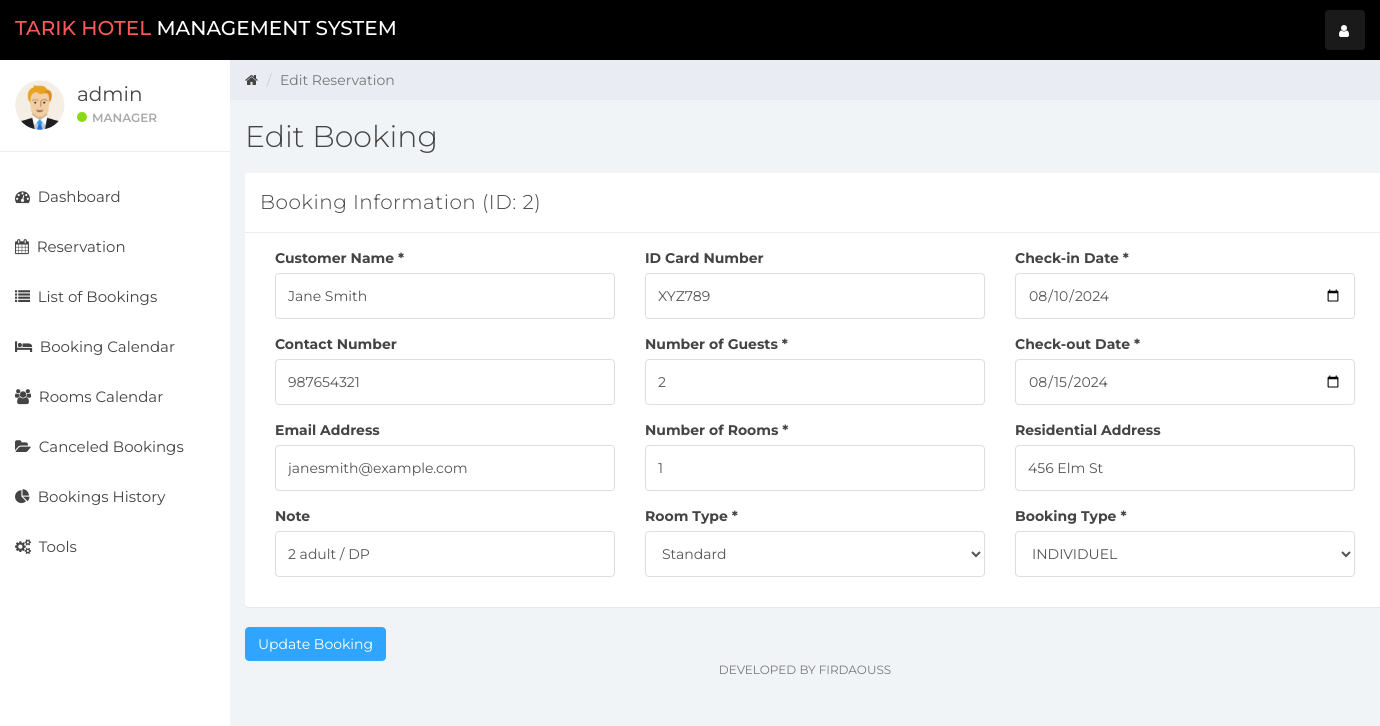
Page /index.php?edit_reservation&booking_id=2 (signed in) on the committed database.
### tables this page shows
CREATE TABLE `user` (
  `id` int(11) NOT NULL,
  `name` varchar(100) NOT NULL,
  `username` varchar(15) NOT NULL,
  `email` varchar(100) NOT NULL,
  `password` varchar(100) NOT NULL,
  `created_at` timestamp NOT NULL DEFAULT current_timestamp()
);

CREATE TABLE `bookings` (
  `booking_id` int(11) NOT NULL,
  `user_id` int(11) NOT NULL,
  `customer_name` varchar(100) NOT NULL,
  `contact_no` varchar(20) NOT NULL,
  `email` varchar(100) NOT NULL,
  `id_card` varchar(50) NOT NULL,
  `address` varchar(255) NOT NULL,
  `checkin_date` date NOT NULL,
  `checkout_date` date NOT NULL,
  `rooms` int(11) NOT NULL,
  `guests` int(11) NOT NULL,
  `booking_date` timestamp NOT NULL DEFAULT current_timestamp(),
  `note` varchar(100) DEFAULT NULL,
  `booking_type_id` int(11) DEFAULT NULL,
  `room_type` varchar(100) DEFAULT NULL
);

### edit_reservation.php (the view, shortened to what this page needs)
<?php
include_once 'db.php';
$booking_id = $_GET['booking_id'];
$query = "SELECT * FROM bookings WHERE booking_id = ?";
$stmt = $connection->prepare($query);
$stmt->bind_param("i", $booking_id);
$stmt->execute();
$result = $stmt->get_result();
$booking = $result->fetch_assoc();
$booking_types_query = "SELECT id, type_name FROM booking_types";
$booking_types_result = mysqli_query($connection, $booking_types_query);
$booking_types = [];
if (mysqli_num_rows($booking_types_result) > 0) {
    while ($row = mysqli_fetch_assoc($booking_types_result)) {
        $booking_types[] = $row;
    }
}
?>
<div class="col-sm-9 col-sm-offset-3 col-lg-10 col-lg-offset-2 main">
    <div class="row">
        <ol class="breadcrumb">
            <li><a href="#"><em class="fa fa-home"></em></a></li>
            <li class="active">Edit Reservation</li>
        </ol>
    </div>
    <div class="row">
        <div class="container">
            <h2>Edit Booking</h2>
            <form id="bookingForm" method="post" action="edit_reservation.php?booking_id=<?php echo $booking_id; ?>">
                <div class="panel panel-default">
                <div class="panel-heading">Booking Information (ID: <?php echo $booking_id ?>)</div>
                    <div class="panel-body">
                        <div class="col-md-4">
                            <div class="form-group">
                                <label for="customer_name">Customer Name *</label>
                                <input type="text" class="form-control" id="customer_name" name="customer_name" value="<?php echo htmlspecialchars($booking['customer_name']); ?>" required>
                            </div>
                            <div class="form-group">
                                <label for="contact_no">Contact Number</label>
                                <input type="text" class="form-control" id="contact_no" name="contact_no" value="<?php echo htmlspecialchars($booking['contact_no']); ?>">
                            </div>
                            <div class="form-group">
                                <label for="email">Email Address</label>
                                <input type="email" class="form-control" id="email" name="email" value="<?php echo htmlspecialchars($booking['email']); ?>">
                            </div>
                        </div>
                        <div class="col-md-4">
                            <div class="form-group">
                                <label for="id_card">ID Card Number</label>
                                <input type="text" class="form-control" id="id_card" name="id_card" value="<?php echo htmlspecialchars($booking['id_card']); ?>">
                            </div>
                            <div class="form-group">
                                <label for="guest_s">Number of Guests *</label>
                                <input type="number" class="form-control" id="guest_s" name="guest_s" min="1" value="<?php echo htmlspecialchars($booking['guests']); ?>" required>
                            </div>
                            <div class="form-group">
                                <label for="room_s">Number of Rooms *</label>
                                <input type="number" class="form-control" id="room_s" name="room_s" min="1" value="<?php echo htmlspecialchars($booking['rooms']); ?>" required>
                            </div>
                        </div>
                        <div class="col-md-4">
                            <div class="form-group">
                                <label for="checkin_date">Check-in Date *</label>
                                <input type="date" class="form-control" id="checkin_date" name="checkin_date" value="<?php echo $booking['checkin_date']; ?>" required>
                            </div>
                            <div class="form-group">
                                <label for="checkout_date">Check-out Date *</label>
                                <input type="date" class="form-control" id="checkout_date" name="checkout_date" value="<?php echo $booking['checkout_date']; ?>" required>
                            </div>
                            <div class="form-group">
                                <label for="address">Residential Address</label>
                                <input type="text" class="form-control" id="address" name="address" value="<?php echo htmlspecialchars($booking['address']); ?>">
                            </div>
                        </div>
                        <div class="col-md-4">
                            <div class="form-group">
                                <label for="note">Note</label>
                                <input type="text" class="form-control" id="note" name="note" value="<?php echo htmlspecialchars($booking['note']); ?>">
                            </div>
                        </div>
                        <div class="col-md-4">
                            <div class="form-group">
                                <label for="room_type">Room Type *</label>
                                <select class="form-control" id="room_type" name="room_type" required>
                                    <option value="Standard" <?php echo ($booking['room_type'] == 'Standard') ? 'selected' : ''; ?>>Standard</option>
                                </select>
                            </div>
                        </div>
                        <div class="col-md-4">
                            <div class="form-group">
                                <label for="booking_type_id">Booking Type *</label>
                                <select class="form-control" id="booking_type_id" name="booking_type_id" required>
                                    <?php foreach ($booking_types as $type): ?>
                                        <option value="<?php echo $type['id']; ?>" <?php echo ($type['id'] == $booking['booking_type_id']) ? 'selected' : ''; ?>><?php echo htmlspecialchars($type['type_name']); ?></option>
                                    <?php endforeach; ?>
                                </select>
                            </div>
                        </div>
                    </div>
                </div>
                <button type="submit" class="btn btn-primary">Update Booking</button>
            </form>
        </div>
    </div>
    <div class="row">
        <div class="col-sm-12">
            <p class="back-link">Developed By Firdaouss</p>
        </div>
    </div>
</div>

### sidebar.php (shortened to what this page needs)
<div id="sidebar-collapse" class="col-sm-3 col-lg-2 sidebar">
    <div class="profile-sidebar">
        <div class="profile-userpic">
            <img src="img/user.png" class="img-responsive" alt="">
        </div>
        <div class="profile-usertitle">
            <div class="profile-usertitle-name"><?php echo $user['name'];?></div>
            <div class="profile-usertitle-status"><span class="indicator label-success"></span>Manager</div>
        </div>
    </div>
    <ul class="nav menu">
    <?php
        if (isset($_GET['dashboard'])){ ?>
            <li class="active">
                <a href="index.php?dashboard"><em class="fa fa-dashboard">&nbsp;</em>
                    Dashboard
                </a>
            </li>
        <?php } else{?>
            <li>
                <a href="index.php?dashboard"><em class="fa fa-dashboard">&nbsp;</em>
                    Dashboard
                </a>
            </li>
        <?php }
        if (isset($_GET['reservation'])){ ?>
            <li class="active">
            <a href="index.php?reservation"><em class="fa fa-calendar">&nbsp;</em>
                    Reservation
                </a>
            </li>
        <?php } else{?>
            <li>
            <a href="index.php?reservation"><em class="fa fa-calendar">&nbsp;</em>
                    Reservation
                </a>
            </li>
        <?php }
         if (isset($_GET['reservationlist'])){ ?>
            <li class="active">
                <a href="index.php?reservationlist"><em class="fa fa-list">&nbsp;</em>
                List of Bookings
                </a>
            </li>
        <?php } else{?>
        <li>
            <a href="index.php?reservationlist"><em class="fa fa-list">&nbsp;</em>
            List of Bookings
            </a>
        </li>
<?php }
        if (isset($_GET['booking_calendar'])){ ?>
            <li class="active">
                <a href="booking_calendar.php?booking_calendar"><em class="fa fa-bed">&nbsp;</em>
                Booking Calendar
                </a>
            </li>
        <?php } else{?>
            <li>
            <a href="booking_calendar.php?booking_calendar"><em class="fa fa-bed">&nbsp;</em>
            Booking Calendar
                </a>
            </li>
        <?php }
        if (isset($_GET['rooms_calendar'])){ ?>
            <li class="active">
                <a href="rooms_calendar.php?rooms_calendar"><em class="fa fa-users">&nbsp;</em>
                Rooms Calendar
                </a>
            </li>
        <?php } else{?>
            <li>
                <a href="rooms_calendar.php?rooms_calendar"><em class="fa fa-users">&nbsp;</em>
                Rooms Calendar
                </a>
            </li>
            <?php }
        ?>
        <?php
        if (isset($_GET['canceled_reservations_list'])){ ?>
            <li class="active">
                <a href="index.php?canceled_reservations_list"><em class="fa fa-folder-open">&nbsp;</em>
                Canceled Bookings
                </a>
            </li>
        <?php } else{?>
            <li>
                <a href="index.php?canceled_reservations_list"><em class="fa fa-folder-open">&nbsp;</em>
                Canceled Bookings
                </a>
            </li>
        <?php }
        ?>
        <?php
        if (isset($_GET['history_reservation'])){ ?>
            <li class="active">
                <a href="index.php?history_reservation"><em class="fa fa-pie-chart">&nbsp;</em>
                    Bookings History
                </a>
            </li>
        <?php } else{?>
        <li>
            <a href="index.php?history_reservation"><em class="fa fa-pie-chart">&nbsp;</em>
            Bookings History
            </a>
        </li>
        <?php }
        ?>
        <?php
        if (isset($_GET['tools'])){ ?>
            <li class="active">
                <a href="index.php?tools"><em class="fa fa-cogs">&nbsp;</em>
                    Tools
                </a>
            </li>
        <?php } else{?>
        <li>
            <a href="index.php?tools"><em class="fa fa-cogs">&nbsp;</em>
            Tools
            </a>
        </li>
<?php }?>
    </ul>
</div>

### css/styles.css (style rules this page uses)
body { background: #f1f4f7; padding-top: 60px; font-size: 14px; color: #444444; font-family: "Montserrat", "Helvetica Neue", Helvetica, Arial, sans-serif; }
p { color: #777; }
a, a:hover, a:focus { color: #444444; }
h1, h2, h3, h4, h5, h6 { color: #444444; }
h2 { font-weight: 300; margin-bottom: 20px; }
input.form-control { border: 1px solid #ddd; box-shadow: none; height: 46px; }
select.form-control { border: 1px solid #ddd; box-shadow: none; height: 46px; }
.btn-primary, .btn-primary:hover, .btn-primary:focus, .btn-primary:active, .btn-primary.active, .open > .dropdown-toggle.btn-primary, .btn-primary.disabled, .btn-primary[disabled], fieldset[disabled] .btn-primary, .btn-primary.disabled:hover, .btn-primary[disabled]:hover, fieldset[disabled] .btn-primary:hover, .btn-primary.disabled:focus, .btn-primary[disabled]:focus, fieldset[disabled] .btn-primary:focus, .btn-primary.disabled:active, .btn-primary[disabled]:active, fieldset[disabled] .btn-primary:active, .btn-primary.disabled.active, .btn-primary[disabled].active, fieldset[disabled] .btn-primary.active { background-color: #30a5ff; border-color: #30a5ff; }
.label-success { background-color: #8ad919; }
.panel { border: 0; }
.panel-heading { font-size: 20px; font-weight: 300; letter-spacing: 0.025em; height: 60px; line-height: 38px; }
.panel-default .panel-heading { background: #fff; border-bottom: 1px solid #e9ecf2; color: #444444; }
.sidebar { display: block; padding: 0; display: none; box-shadow: none; background: #fff; }
.sidebar ul { margin: 20px 0px; }
@media (min-width: 768px) { .sidebar { display: block; position: fixed; top: 60px; bottom: 0; left: 0; z-index: 1000; display: block; margin: 0; padding: 0; overflow-x: hidden; overflow-y: auto; } }
.sidebar ul.nav li a { height: 50px; font-size: 15px; line-height: 2em; color: #444444; }
.profile-sidebar { padding: 10px 0; border-bottom: 1px solid #e9ecf2; }
.indicator { width: 10px; height: 10px; display: inline-block; border-radius: 9999px; margin-right: 5px; }
.profile-userpic img { float: left; margin: 10px 0px 0px 15px; width: 50px; height: 50px; border-radius: 9999px !important; }
.profile-usertitle { float: left; text-align: left; margin: 10px 0 0 12px; }
.profile-usertitle-name { font-size: 20px; margin-bottom: 0px; }
.profile-usertitle-status { text-transform: uppercase; color: #aaa; font-size: 12px; font-weight: 600; margin-bottom: 15px; }
.breadcrumb { border-radius: 0; padding: 10px 15px 10px 15px; background: #e9ecf2; margin: 0; }
p.back-link { text-align: center; margin-bottom: 20px; font-size: 12px; text-transform: uppercase; }

### rows in the picture
user: name "admin"
bookings: customer_name "Jane Smith", contact_no "987654321", email "janesmith@example.com", id_card "XYZ789", guest_s "2", room_s "1", checkin_date "08/10/2024", checkout_date "08/15/2024", address "456 Elm St", note "2 adult / DP"

### other values in the picture
$booking_id "2"
form field booking_type_id "INDIVIDUEL"
